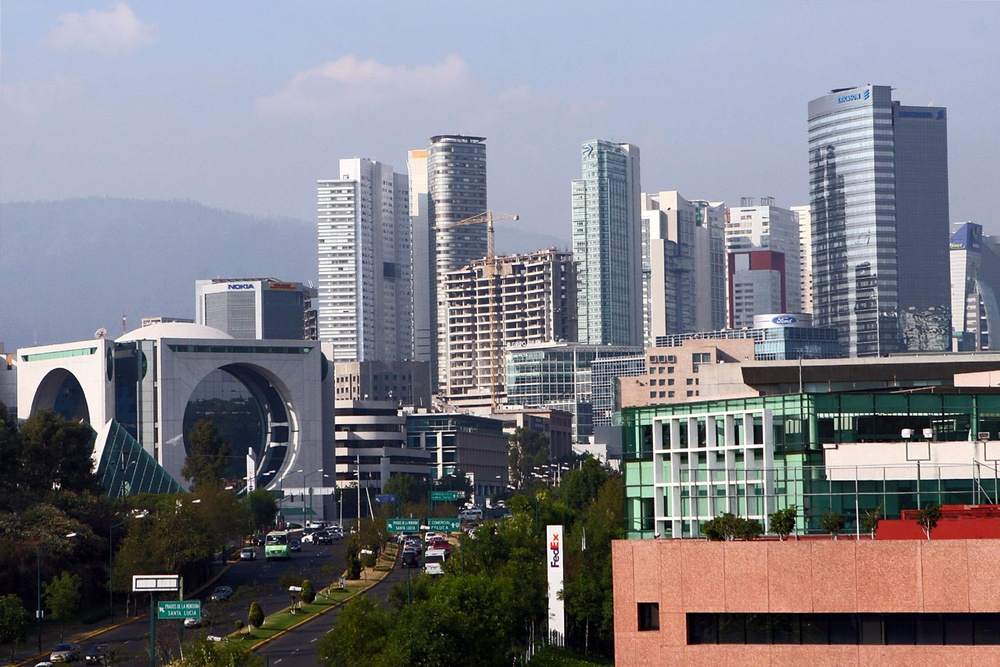
#> input picture semana_5/img.jpg, 1000 x 667 px, shrunk from 1280 x 854 before the run
$ python fast_corner_detection.py
#> lines starting #> are read from the running program, lines starting #| are printed output that depends on the picture
import cv2 as cv

# FAST Algorithm for Corner Detection
def fast_corner_detection(image_path):
    # Sencillo
#> called with image_path = '../img.jpg'
    img = cv.imread(image_path, 0)
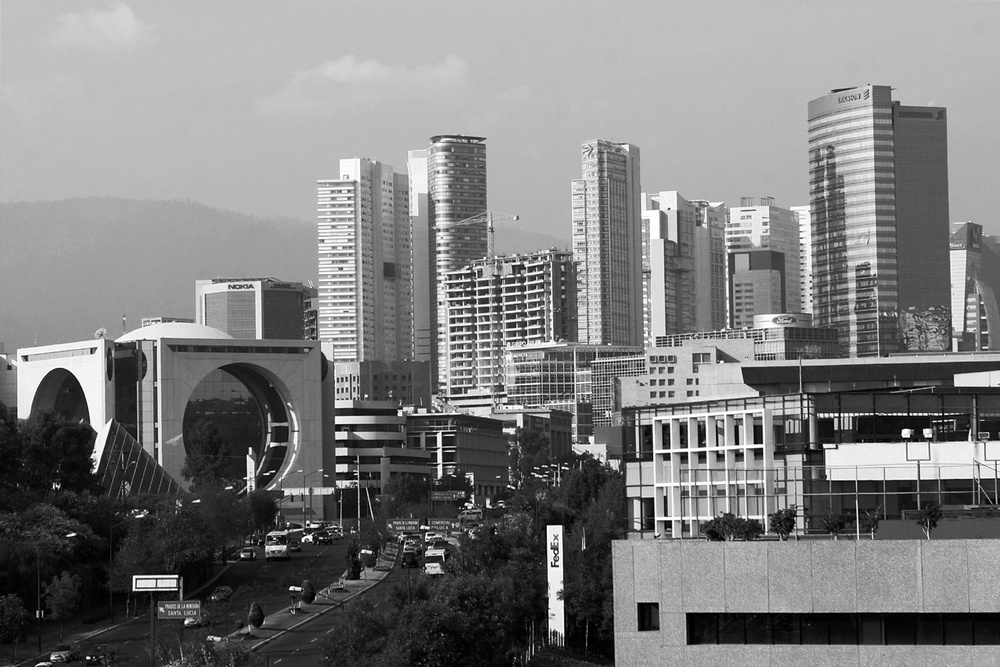
#> img: shape (667, 1000); min 0, max 255, mean 126.5
    fast = cv.FastFeatureDetector_create()
    kp = fast.detect(img, None)
#> kp = 15819 keypoints; strongest (x, y, size): (547, 526, 7), (273, 471, 7), (911, 414, 7), (940, 414, 7)
    img2 = cv.drawKeypoints(img, kp, None, color=(255, 0, 0))
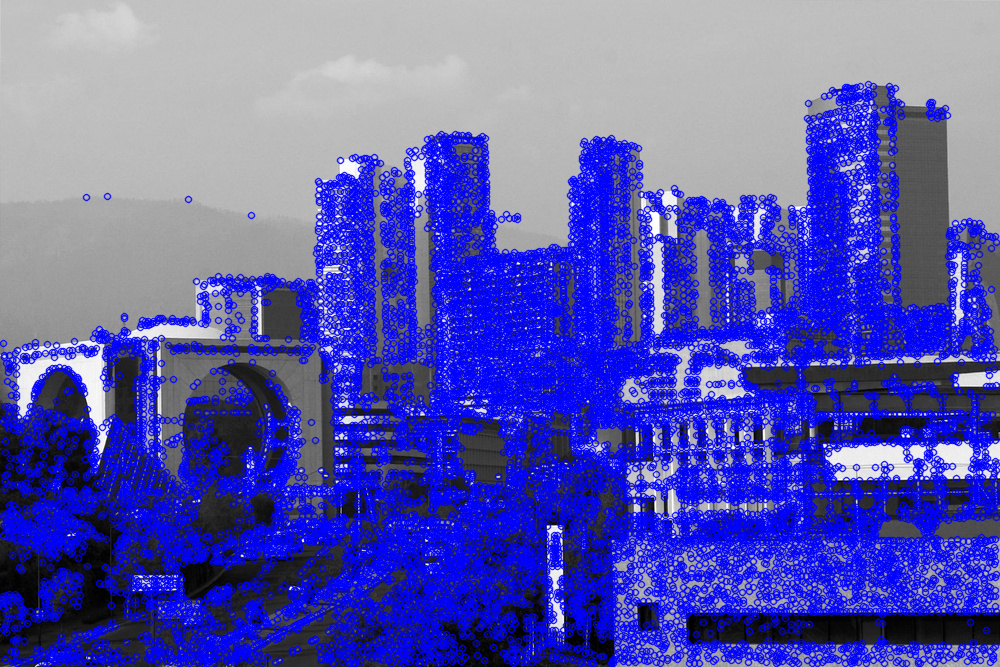
#> img2: shape (667, 1000, 3); mean of channels 0, 1, 2 177.4, 89, 89; drawn as B, G, R
    cv.imshow('fast_true.png', img2)
    # Más sensible
    fast.setNonmaxSuppression(0)
    kp = fast.detect(img,None)
#> kp = 60980 keypoints; strongest (x, y, size): (868, 83, 7), (867, 84, 7), (868, 84, 7), (869, 84, 7)
    img3 = cv.drawKeypoints(img, kp, None, color=(255,0,0))
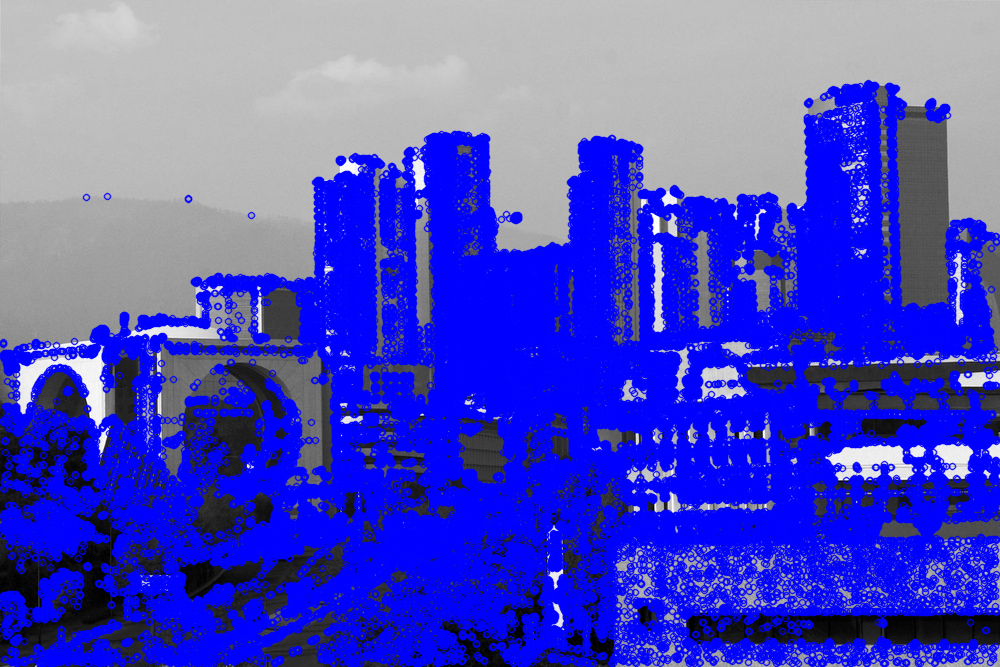
#> img3: shape (667, 1000, 3); mean of channels 0, 1, 2 196.5, 75.9, 75.9; drawn as B, G, R
    cv.imshow('fast_false.png', img3)
    cv.waitKey()


fast_corner_detection("../img.jpg")

$ run again, with semana_5/image1.jpg copied over semana_5/img.jpg
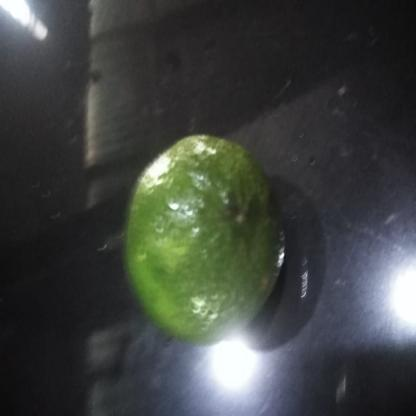
#> input picture semana_5/image1.jpg, 416 x 416 px
#> in fast_corner_detection, `kp = fast.detect(img, None)`: kp = 370 keypoints; strongest (x, y, size): (282, 254, 7), (302, 296, 7), (214, 151, 7), (197, 229, 7)
#> in fast_corner_detection, `img2 = cv.drawKeypoints(img, kp, None, color=(255, 0, 0))`:
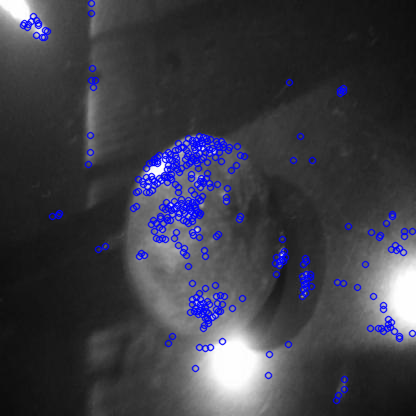
#> img2: shape (416, 416, 3); mean of channels 0, 1, 2 70.5, 60.7, 60.7; drawn as B, G, R
#> in fast_corner_detection, `kp = fast.detect(img,None)`: kp = 2266 keypoints; strongest (x, y, size): (90, 3, 7), (91, 3, 7), (91, 4, 7), (91, 13, 7)
#> in fast_corner_detection, `img3 = cv.drawKeypoints(img, kp, None, color=(255,0,0))`:
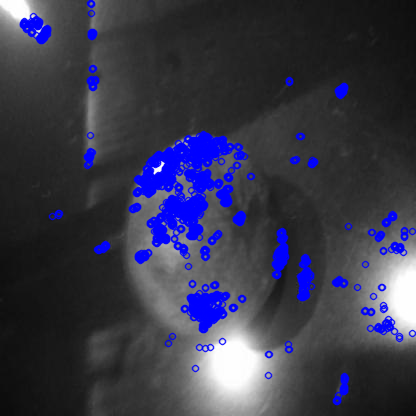
#> img3: shape (416, 416, 3); mean of channels 0, 1, 2 75.5, 56.6, 56.6; drawn as B, G, R
